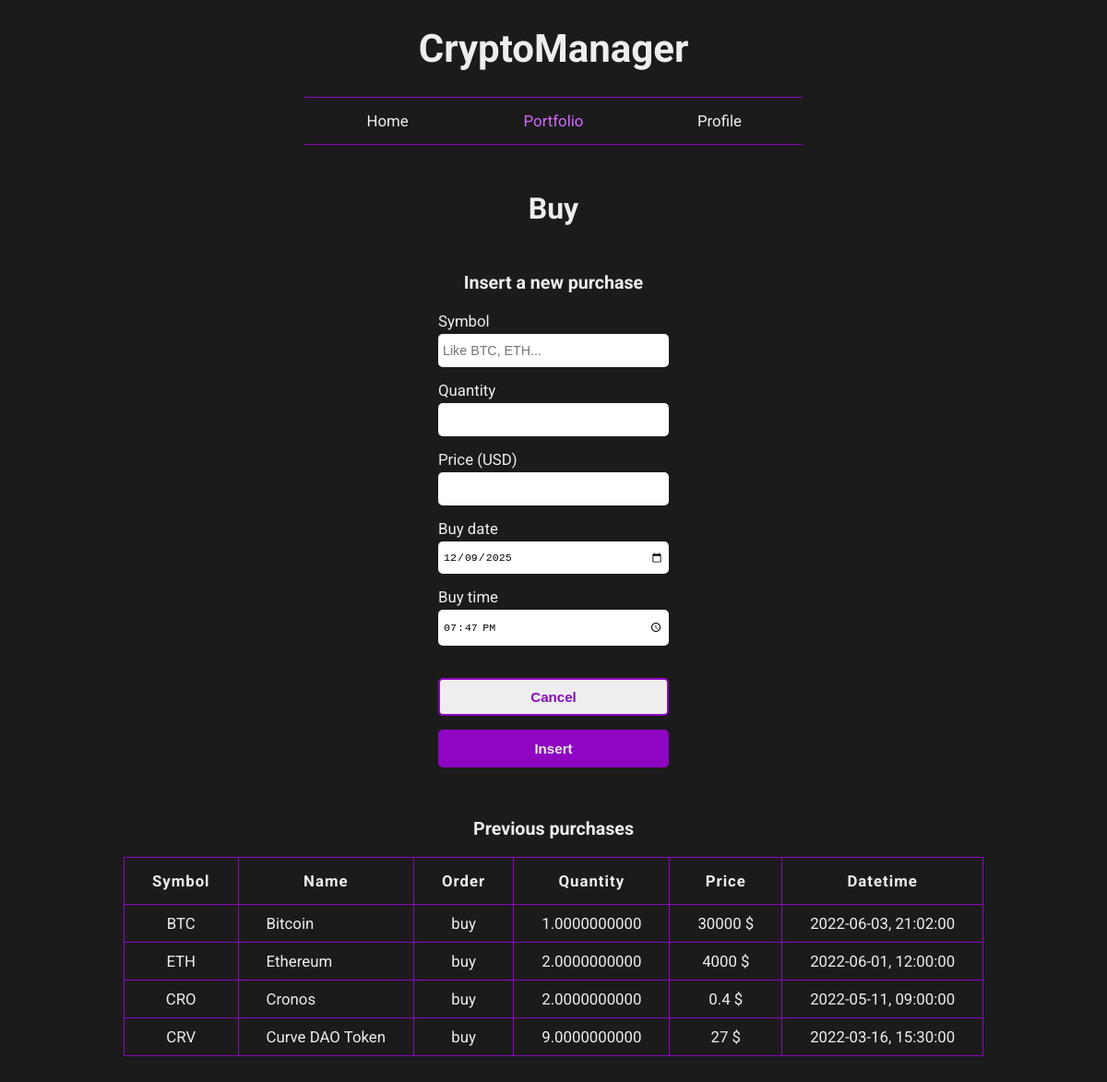
Screenshot of /portfolio/buy.php (signed in) with the database file from the repository.
### tables this page shows
CREATE TABLE `operations` (
  `idOperation` int(11) NOT NULL,
  `orderType` char(4) NOT NULL,
  `price` decimal(20,10) NOT NULL,
  `quantity` decimal(20,10) NOT NULL,
  `idAsset` int(11) NOT NULL,
  `symbol` char(5) NOT NULL,
  `assetName` char(30) DEFAULT NULL,
  `execDate` date NOT NULL,
  `execTime` time NOT NULL,
  `user` int(11) NOT NULL
);

### portfolio/buy.php (the view, shortened to what this page needs)
<!DOCTYPE html>
<html lang="en" dir="ltr">
  <head>
    <link rel="stylesheet" href="../css/general.css">
    <link rel="stylesheet" href="../css/portfolio.css">
  </head>
  <body>
    <header>
      <h1>CryptoManager</h1>
    </header>
    <nav>
      <table>
        <thead>
          <th><a href="../index.php">Home</a></th>
          <th><span class="current">Portfolio</span></th>
          <th><a href="../private/profile.php">Profile</a></th>
        </thead>
      </table>
    </nav>
    <main>
      <h2>Buy</h2>
      <form class="operation" action="buy.php" method="post">
        <h3>Insert a new purchase</h3>
        <label for="symbol">Symbol </label>
        <input type="text" name="symbol" maxlength="5" placeholder="Like BTC, ETH..." required><br>
        <label for="quantity">Quantity </label>
        <input type="number" name="quantity" min="0" step=".0000000001" maxlength="20" required><br>
        <label for="price">Price (USD) </label>
        <input type="number" name="price" min="0" step=".0000000001" maxlength="20" required><br>
        <label for="date">Buy date </label>
        <input type="date" name="date" value="<?php echo date("Y-m-d"); ?>" required><br>
        <label for="time">Buy time </label>
        <input type="time" name="time" value="<?php echo date("H:i"); ?>" required><br>
        <div class="buttons">
          <button class="cancel" type="button" onclick="window.open('../private/portfolio.php', '_self')">Cancel</button>
          <button class="submit" type="submit">Insert</button>
        </div>
      </form>
      <div class="operation">
        <h3>Previous purchases</h3>
        <table>
          <thead>
            <th>Symbol</th>
            <th>Name</th>
            <th>Order</th>
            <th>Quantity</th>
            <th>Price</th>
            <th>Datetime</th>
          </thead>
          <tbody>
            <?php
              $con = mysqli_connect("127.0.0.1", "root", "", "PortfolioDB") or die(mysqli_connect_error());
              $q = "SELECT * FROM operations WHERE user = ".$_SESSION["idUser"];
              $q .= " AND orderType = 'buy' ORDER BY execDate DESC, execTime DESC";
              $res = mysqli_query($con, $q) or die("Query error");
              while ($row = mysqli_fetch_array($res)) {
                echo "<tr><td>".$row["symbol"]."</td><td class='left'>".$row["assetName"]
                ."</td><td>".$row["orderType"]."</td><td>".$row["quantity"]."</td><td>";
                if ($row["price"] < 1) {
                  echo round($row["price"], 5)." $</td>";
                } else {
                  echo round($row["price"], 2)." $</td>";
                }
                echo "<td>".$row["execDate"].", ".$row["execTime"]."</td></tr>";
              }
            ?>
          </tbody>
        </table>
      </div>
    </main>
  </body>
</html>

### css/general.css (style rules this page uses)
:root { --bg: #1b1b1b; --text: #eeeeee; --primaryDark: #8e05c2; --primaryLight: #d269fc; --green: #41c941; --red: #f53c3c; }
body { margin: 0; background-color: var(--bg); text-align: center; color: var(--text); font-family: 'Roboto', sans-serif; font-size: 105%; }
a { color: var(--text); text-decoration: none; }
span.current { color: var(--primaryLight); }
h1 { font-size: 250%; }
.left { text-align: left; }
nav table { margin: auto; border-top: 1px solid var(--primaryDark); border-bottom: 1px solid var(--primaryDark); border-collapse: collapse; }
nav th { width: 150px; padding: 15px; font-weight: normal; }
main { width: 80%; margin: 50px auto; }

### css/portfolio.css (style rules this page uses)
h2 { font-size: 190%; margin: 10px; }
form.operation { width: 250px; margin: 50px auto 0px; text-align: left; }
.operation h3 { text-align: center; }
.operation input { width: 240px; margin: 4px auto 15px; padding: 10px 5px; border: 0px; border-radius: 5px; font-size: 85%; }
div.buttons { margin-top: 20px; }
.operation button { width: 250px; margin-bottom: 15px; padding: 10px 5px; border-radius: 5px; font-size: 90%; font-weight: bold; }
button.cancel { border: 2px solid var(--primaryDark); background-color: var(--text); color: var(--primaryDark); }
button.submit { border: 2px solid var(--primaryDark); background-color: var(--primaryDark); color: var(--text); }
div.operation { margin-top: 40px; }
div.operation table { margin: auto; border: 1px solid var(--primaryDark); border-collapse: collapse; }
.operation th { border: 1px solid var(--primaryDark); padding: 15px 30px; letter-spacing: 1px; }
.operation td { border: 1px solid var(--primaryDark); padding: 10px 30px; }

### rows the page displays
operations: symbol "BTC", assetName "Bitcoin", orderType "buy", quantity "1.0000000000", price "30000", execDate "2022-06-03", execTime "21:02:00"
operations: symbol "ETH", assetName "Ethereum", orderType "buy", quantity "2.0000000000", price "4000", execDate "2022-06-01", execTime "12:00:00"
operations: symbol "CRO", assetName "Cronos", orderType "buy", quantity "2.0000000000", price "0.4", execDate "2022-05-11", execTime "09:00:00"
operations: symbol "CRV", assetName "Curve DAO Token", orderType "buy", quantity "9.0000000000", price "27", execDate "2022-03-16", execTime "15:30:00"
